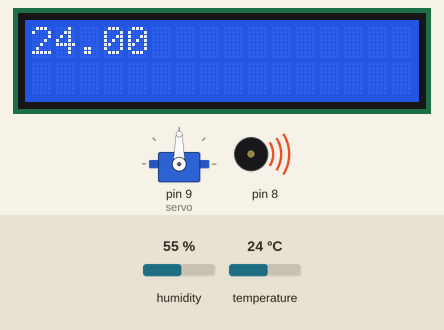
Recording of a sketch running on a simulated Arduino Uno, built with avr-gcc and run on an emulated ATmega328P. On the bench: 16×2 character LCD, servo, buzzer (waves = sounding). The inputs (shaded band) are chosen by the test bench; at power-on: temperature 24 °C, humidity 55 %. Storage starts empty; what the sketch prints to the serial monitor is not drawn.

Above: at 1.2 s.
1.3 s: temperature set to 26 °C
At 4.0 s:
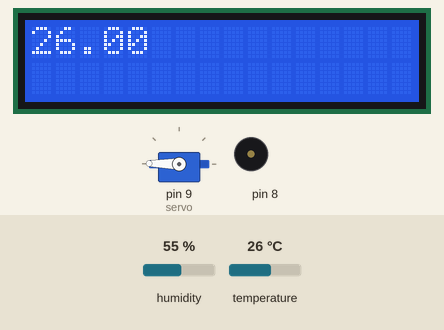
4.5 s: temperature set to 12 °C
At 6.2 s:
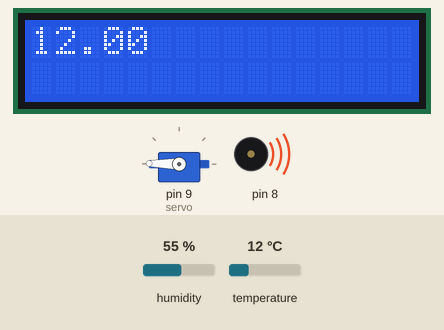
6.6 s: temperature set to 19 °C
At 8.4 s:
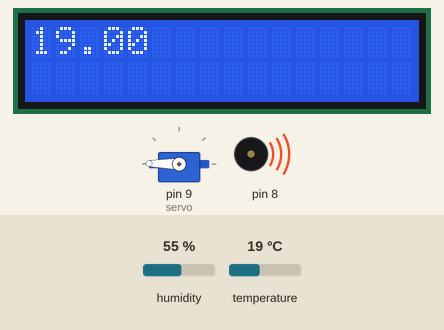
Timing chart, 0 to 9.9 s (numbered marks = the images above; inputs shaded):
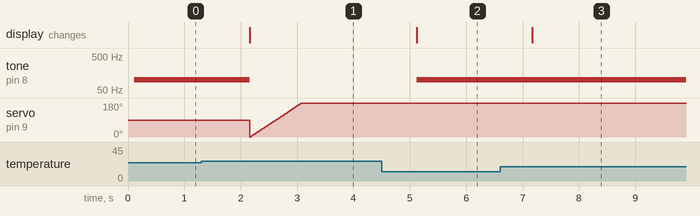

Measured:
- the behaviour switches between 24 and 25 °C on temperature (found by bisection; images 0 and 1)
- after the input at 1.3 s, tone on pin 8: 100 Hz → silent after 0.86 s; the display: changes after 0.86 s (image 1)
- after the input at 4.5 s, tone on pin 8: silent → 100 Hz after 0.62 s; the display: changes after 0.62 s (image 2)
- after the input at 6.6 s, the display: changes after 0.57 s (image 3)

The sketch:

final_project.ino
```cpp
#include <OneWire.h>
#include <DallasTemperature.h>
#include <dht.h>
#include <LiquidCrystal.h>
#include <SPI.h>
#include <SD.h>
#include <Servo.h>

const int rs = 2;
const int en = 3;
const int d4 = 4;
const int d5 = 5;
const int d6 = 6;
const int d7 = 7;

LiquidCrystal lcd(rs, en, d4, d5, d6, d7);
int secBuffer = 0;

// Data wire is plugged into digital pin 1 on the Arduino
#define ONE_WIRE_BUS 1

OneWire oneWire(ONE_WIRE_BUS);
DallasTemperature sensors(&oneWire);
dht DHT;
Servo servo;

void printToFile(String dataString) {
  File dataFile = SD.open("log.txt", FILE_WRITE);
  dataFile.println(dataString);
  dataFile.close();
  Serial.println("Wrote to file");
}
void setup(void) {
  Serial.begin(9600);
  lcd.begin(16,2);
  if (!SD.begin(10)) {
    Serial.println("Card init failed");
  }
  pinMode(8, OUTPUT);
  servo.attach(9, 0 ,180);
}

void loop(void) {
  // Send the command to get temperatures
  DHT.read11(1);
  //print the temperature in Celsius
  Serial.print("Temperature: ");
  Serial.print(DHT.temperature);
  Serial.print((char)176);//shows degrees character
  Serial.print("C | ");
  Serial.print((DHT.temperature * 9.0) / 5.0 + 32.0);
  Serial.print((char)176);//shows degrees character
  Serial.println("F");
  lcd.setCursor(0,0);
  lcd.print(DHT.temperature);
  if (DHT.temperature < 25) {
    //Play low pitch
    tone(8, 100);
  }
  else if (DHT.temperature > 35) {
    //Play high pitch
    tone(8, 800);
  } else {
    noTone(8);
    //Water for 1 min then wait 1 hour
    if (secBuffer == 0) {
      for (int pos = 0; pos < 180; pos++) {
        servo.write(pos);
        delay(5);
      }
    }
    if (secBuffer == 60) {
      for (int pos = 180; pos >0; pos--) {
        servo.write(pos);
        delay(5);
      }
    }
    secBuffer++;
    if (secBuffer >= 500) { //Replace with 3600 for 1 hour
      secBuffer = 0;
    }
  }
  delay(1000);
}
```
